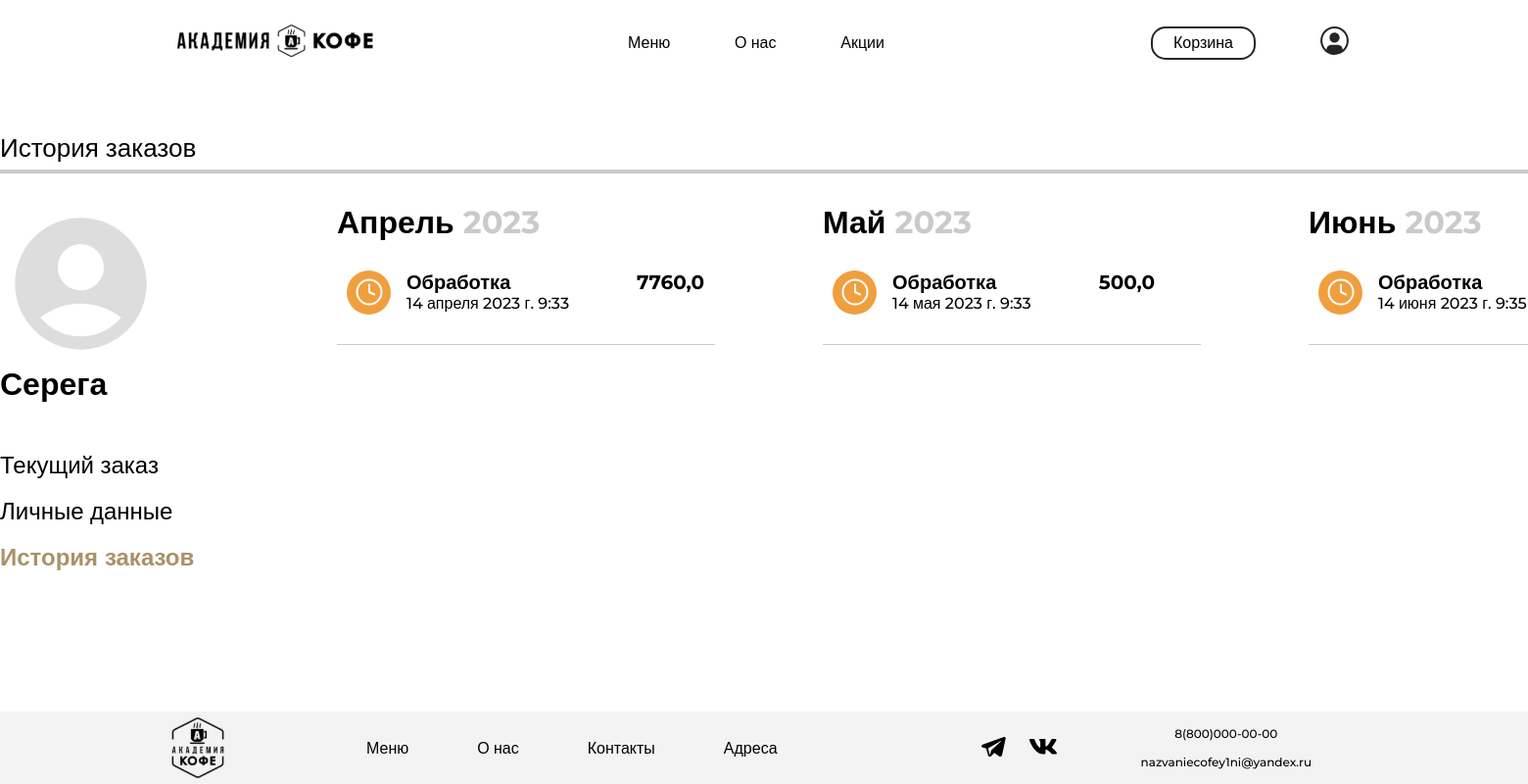
Screenshot of /history/ (signed in) with the database file from the repository.
### academyCoffee/models.py (models this page shows, shortened)
class User(AbstractUser):
    regions = [
        ('Красноярск', 'Красноярск'),
        ('Москва', 'Москва'),
        ('Санкт-Петерург', 'Санкт-Петерург'),
        ('Новосибирск', 'Новосибирск'),
    ]
    region = models.TextField('Регион', max_length=50, choices=regions, blank=True)
    PNumber = PhoneNumberField('Номер телефона', blank=False, null=False, unique=True, region="RU")
    DateOfBirth = models.DateField("День рождения", default=timezone.now)
    USERNAME_FIELD = "PNumber"
    REQUIRED_FIELDS = ["email"]

class Order(models.Model):
    CREATED = 0
    COOKING = 1
    PREPARED = 2
    DELIVERED = 3
    STATUSES = (
        (CREATED, 'Обработка'),
        (COOKING, 'Готовим'),
        (PREPARED, 'Можно забирать'),
        (DELIVERED, 'Доставлен'),
    )
    basket_history = models.JSONField(default=dict)
    created = models.DateTimeField(default=timezone.now)
    user = models.ForeignKey(to=User, on_delete=models.CASCADE)
    status = models.SmallIntegerField(default=CREATED, choices=STATUSES)
    address = models.CharField('Адрес', max_length=100)

### academyCoffee/views.py (the view)
# urls.py: path('history/', views.OrderListView.as_view(), name='orderhistory'),
class OrderListView(TitleMixin, ListView):
    template_name = 'main/orderhistory.html'
    title = 'История заказов'
    queryset = Order.objects.all()
    dates = [1, 2, 3, 4, 5, 6, 7, 8, 9, 10, 11, 12]
    def get_queryset(self):
        queryset = super(OrderListView, self).get_queryset()
        return queryset.filter(user=self.request.user)
    def get_context_data(self, **kwargs):
        context = super(OrderListView, self).get_context_data()
        context['dates'] = self.dates
        context['orderdates'] = Order.objects.filter(user=self.request.user).annotate(
            month=TruncMonth('created')).values('month').distinct()
        return context

### academyCoffee/common/views.py (called while the page is built)
    def get_context_data(self, **kwargs):
        context = super(TitleMixin, self).get_context_data(**kwargs)
        context['title'] = self.title
        return context

### academyCoffee/templates/main/orderhistory.html (shortened to what this page needs)
{% extends 'main/base.html' %}
{% load static %}
{% block style %}
    <link rel="stylesheet" href="{% static 'orderhistory/css/style.css' %}">
{% endblock %}
{% block content %}
    <main>
        <div class="up-line-container">
            <h2 class="personal-up-title">История заказов</h2>
        </div>
        <div class="personal-line"></div>
        <div class="main-container">
            <div class="personal-account-left-container">
                <img class="personal-avatar" src="{% static 'personalaccount/img/avatar_account.svg' %}" width="120"
                     height="120">
                <p class="personal-name">{{ user.first_name }}</p>
                <ul class="personal-account-nav-list">
                    <li class="personal-account-nav-list-item">
                        <a class="personal-account-nav-link" href="#">
                            Текущий заказ
                        </a>
                    </li>
                    <li class="personal-account-nav-list-item">
                        <a class="personal-account-nav-link" href="{% url 'profile' user.id %}">
                            Личные данные
                        </a>
                    </li>
                    <li class="personal-account-nav-list-item">
                        <a class="personal-account-nav-link active-link">
                            История заказов
                        </a>
                    </li>
                </ul>
            </div>
            <div class="order-history-left-container">
                <ul class="months-list">
                    {% for orderdate in orderdates %}
                        <li class="months-list-item">
                            {% if orderdate.month.month == 4 %}
                                <h3>
                                    Апрель <span class="low-opacity-text">{{ orderdate.month.year }}</span>
                                </h3>
                            {% endif %}
                            {% if orderdate.month.month == 5 %}
                                <h3>
                                    Май <span class="low-opacity-text">{{ orderdate.month.year }}</span>
                                </h3>
                            {% endif %}
                            {% if orderdate.month.month == 6 %}
                                <h3>
                                    Июнь <span class="low-opacity-text">{{ orderdate.month.year }}</span>
                                </h3>
                            {% endif %}
                            <ul class="order-list">
                                {% for order in object_list %}
                                    {% if order.created.month == orderdate.month.month %}
                                        <li class="order-list-item waiting">
                                            <div class="order-list-item-container">
                                                <img class="status-image"
                                                        {% if order.status == 0 %}
                                                     src="{% static 'orderhistory/img/waiting.svg' %}"
                                                        {% elif order.status == 1 %}
                                                     src="{% static 'orderhistory/img/waiting.svg' %}"
                                                        {% elif order.status == 2 %}
                                                     src="{% static 'orderhistory/img/waiting.svg' %}"
                                                        {% elif order.status == 3 %}
                                                     src="{% static 'orderhistory/img/done.svg' %}"
                                                        {% endif %}>
                                                <div class=" order-list-item-middle-container">
                                                    <p class="status-text">{{ order.get_status_display }}</p>
                                                    <p class="order-date">{{ order.created }}</p>
                                                </div>
                                                <p class="total-price">{{ order.basket_history.total_sum }}</p>
                                            </div>
                                            <div class="order-list-line"></div>
                                        </li>
                                    {% endif %}
                                {% endfor %}
                            </ul>
                        </li>
                    {% endfor %}
                </ul>
            </div>
        </div>
    </main>
{% endblock %}

### academyCoffee/static/base/css/base.css (style rules this page uses)
* { font-family: 'Montserrat', Arial, sans-serif; }
main { min-width: 1230px; margin: 0 auto auto; flex-grow: 1; }
html { scroll-behavior: smooth; }
p,h1,h2,h3,h4,h5,h6 { margin: 0; }
body { margin: 0 0 0 0; padding: 0; font-size: 20px; font-weight: 500; line-height: 20px; display: flex; flex-direction: column; justify-content: space-between; align-items: center; min-height: 100vh; }
a { color: black; text-decoration: none; }
ul { padding: 0; margin: 0; list-style: none; }

### academyCoffee/static/orderhistory/css/style.css (style rules this page uses)
.up-line-container { display: flex; justify-content: space-between; height: 45px; align-items: center; }
.personal-up-title { font-style: normal; font-weight: 500; font-size: 26px; line-height: 32px; margin: 0; }
.personal-line { border: 2px solid #CACACA; }
.main-container { display: flex; justify-content: space-between; margin-top: 30px; }
.personal-account-left-container { width: 255px; display: flex; flex-direction: column; margin-right: 89px; }
.personal-avatar { padding: 15px; width: 135px; height: 135px; display: block; }
.personal-name { font-weight: 700; font-size: 32px; line-height: 39px; margin: 0 0 49px; }
.personal-account-nav-list { display: flex; gap: 18px; flex-direction: column; }
.personal-account-nav-list a { font-size: 24px; line-height: 29px; }
.active-link { pointer-events: none; cursor: default; color: #AB9169; font-weight: bold; }
.months-list { display: flex; gap: 110px }
.months-list-item { width: 386px; }
.months-list-item h3 { font-style: normal; font-weight: 700; font-size: 32px; line-height: 39px; margin-bottom: 30px; }
.low-opacity-text { color: #CACACA; }
.order-list-item-container { display: flex; }
.status-image { margin: 0 16px 0 10px; }
.order-list-item-middle-container { margin-right: 69px; }
.status-text { font-style: normal; font-weight: 700; font-size: 20px; line-height: 24px; }
.order-date { font-style: normal; font-weight: 500; font-size: 16px; line-height: 20px; }
.total-price { font-style: normal; font-weight: 700; font-size: 20px; line-height: 24px; }
.order-list-line { width: 386px; border-bottom: 1px solid #CACACA; margin: 30px 0; }

### rows the page displays
User: first_name "Серега"
Order: status "Обработка", created "14 апреля 2023 г. 9:33", basket_history.total_sum "7760,0"
Order: status "Обработка", created "14 мая 2023 г. 9:33", basket_history.total_sum "500,0"
Order: status "Обработка", created "14 июня 2023 г. 9:35"

### other values shown
{{ orderdate.month.year }} "2023"
